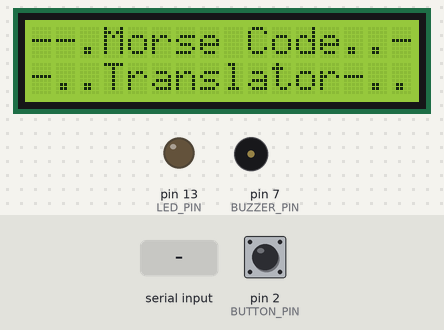
Bench run of a sketch on a simulated Arduino Uno, built with avr-gcc and run on an emulated ATmega328P. On the bench: 16×2 character LCD, output pins drawn as LEDs (lit = HIGH), buzzer (waves = sounding, pin HIGH). The test bench sets the inputs (shaded band); at power-on: pin 2 (BUTTON_PIN) HIGH. Random numbers use the default seed unless the sketch sets one.

Above: at 1.8 s.
At 5.5 s:
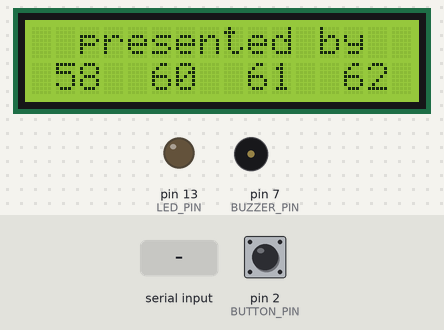
10.7 s: "." received over Serial
At 17.9 s:
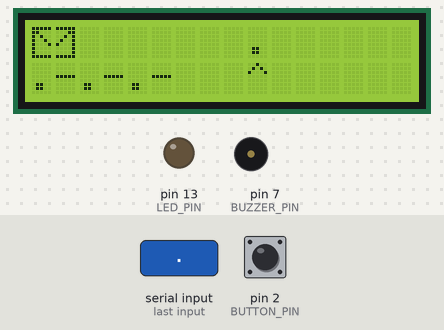
At 19.9 s:
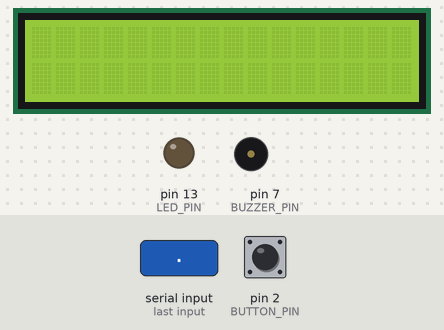
Timing chart, 0 to 21.4 s (numbered marks = the images above; inputs shaded):
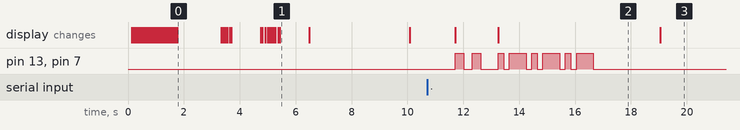

Measured:
- after the input at 10.7 s, pin 13 (LED_PIN), pin 7 (BUZZER_PIN): LOW → HIGH after 1.0 s, → LOW 0.30 s later, → HIGH 0.30 s later, → LOW 0.30 s later, … (16 changes in this stretch); the display: first changes after 1.0 s (image 2 shows a later state)
- what the display in image 0 shows lasts 1.5 s, from 1.8 s to 3.3 s
- what the display in image 1 shows lasts 1.1 s, from 5.4 s to 6.5 s

The sketch:

morse.ino
```cpp
/**
 * @file morse.ino
 * @brief Arduino sketch for a morse code translator machine.
 *
 * This sketch listens and measures the hold time of the input button and
 * translates the inputs to dots and dashes based on the hold time, and then
 * translates the morse input to decoded ASCII character based on the
 * International Morse Code standard. The sketch also contains a morse code
 * encoder which listens to ASCII string inputs from Serial Monitor and then
 * convert the input to morse code format. These two operations makes use of
 * an LCD display, push button and a buzzer (piezo speaker).
 *
 * @details This code is intended to demonstrate a morse code translator
 * which is similar to the Telegraph system back in the days.
 */
#include <LiquidCrystal_I2C.h>

/** The I2C address of the LCD display module in the I2C circuit */
#define LCD_DISPLAY_I2C_ADDR 0x27
/** Currently supported number of characters for the morse code translation */
#define CHARSET_LENGTH 54
/** The time delay in ms which is considered as one unit of morse input time */
#define UNIT_DELAY 200
/** The LCD module's line length */
#define LCD_LINE_LENGTH 16

/** A placeholder characters for invalid morse codes or non-printable characters */
const char INVALID_CHARACTER = '?';

/** Digital pin connected to the buzzer */
const int BUZZER_PIN = 7;
/** Digital pin connected to the button */
const int BUTTON_PIN = 2;
/** Digital pin connected to the 5mm LED */
const int LED_PIN = LED_BUILTIN;
/** The I2C LCD Display controller */
LiquidCrystal_I2C display(LCD_DISPLAY_I2C_ADDR, LCD_LINE_LENGTH, 2);

/** Maximum number of characters that can be entered to as morse inputs */
const int MAX_INPUT_BUFFER_LENGTH = 7;
/** Placeholder empty buffer to be printed for invalid characters */
const char EMPTY[MAX_INPUT_BUFFER_LENGTH + 1] = {32, 32, 32, 32, 32, 32, 32, 0};
/** Input buffer where the morse input is stored */
char INPUT_BUFFER[MAX_INPUT_BUFFER_LENGTH + 1] = {32, 32, 32, 32, 32, 32, 32, 0};
/** Output buffer where the morse output is stored */
char OUTPUT_BUFFER[LCD_LINE_LENGTH];

/** Custom character 1 (envelope-left) for fancy LCD outputs */
uint8_t ENVELOPE_LEFT[8] = {0x1f, 0x18, 0x14, 0x12, 0x11, 0x10, 0x10, 0x1f};
/** Custom character 2 (envelope-right) for fancy LCD outputs */
uint8_t ENVELOPE_RIGHT[8] = {0x1f, 0x03, 0x05, 0x09, 0x11, 0x01, 0x01, 0x1f};

/** Stores information about whether the button is being holded */
bool isHolding = false;
/** The moment in uptime when the holding started */
unsigned long holdStart;
/** The moment in uptime when the holding stopped */
unsigned long releaseStart;
/** Stores information about the time when the last event was taken place */
unsigned long lastEvent;
/** Variable to correctly manage the morse inputs */
char position = 0;

/** Stores information about morse input parts that got updated */
bool partUpdated = true;
/** Stores information about morse input letters that got updated */
bool letterUpdated = true;
/** Stores information about morse input words that got updated */
bool wordUpdated = true;

/**
 * Mapping of Morse code sequences to the corresponding decoded characters
 * as defined by the International Morse Code. Only the characters supported
 * by the Liquid Crystal Display are included in the mapping as the others
 * would not be properly rendered on to the display.
 */
const char *MORSE_CODES[CHARSET_LENGTH][2] = {
    // LETTERS
    {".-     ", "A"},
    {"-...   ", "B"},
    {"-.-.   ", "C"},
    {"-..    ", "D"},
    {".      ", "E"},
    {"..-.   ", "F"},
    {"--.    ", "G"},
    {"....   ", "H"},
    {"..     ", "I"},
    {".---   ", "J"},
    {"-.-    ", "K"},
    {".-..   ", "L"},
    {"--     ", "M"},
    {"-.     ", "N"},
    {"---    ", "O"},
    {".--.   ", "P"},
    {"--.-   ", "Q"},
    {".-.    ", "R"},
    {"...    ", "S"},
    {"-      ", "T"},
    {"..-    ", "U"},
    {"...-   ", "V"},
    {".--    ", "W"},
    {"-..-   ", "X"},
    {"-.--   ", "Y"},
    {"--..   ", "Z"},
    // NUMBERS
    {".----  ", "1"},
    {"..---  ", "2"},
    {"...--  ", "3"},
    {"....-  ", "4"},
    {".....  ", "5"},
    {"-....  ", "6"},
    {"--...  ", "7"},
    {"---..  ", "8"},
    {"----.  ", "9"},
    {"-----  ", "0"},
    // PUNCTUATIONS
    {".-.-.- ", "."},
    {"--..-- ", ","},
    {"..--.. ", "?"},
    {".----. ", "'"},
    {"-..-.  ", "/"},
    {"-.--.  ", "("},
    {"-.--.- ", ")"},
    {"---... ", ":"},
    {"-...-  ", "="},
    {".-.-.  ", "+"},
    {"-....- ", "-"},
    {".-..-. ", "\""},
    {".--.-. ", "@"},
    // SPECIAL CHARACTERS (NON-STANDARD PUNCTUATIONS)
    {"-.-.-- ", "!"},
    {".-...  ", "&"},
    {"-.-.-. ", ";"},
    {"..--.- ", "_"},
    {"...-..-", "$"},
};

/**
 * @brief Setup the connected components.
 *
 * The setup function ensures that all the components are ready
 * to be used, is in the right I/O pin mode and also resets their
 * states to the initial states.
 */
void setup()
{
  // For debugging purposes and the current implementation of
  // the decoder, Serial Monitor is required.
  Serial.begin(9600);

  // Set the pins to the right I/O modes.
  pinMode(BUZZER_PIN, OUTPUT);
  pinMode(BUTTON_PIN, INPUT_PULLUP);
  pinMode(LED_PIN, OUTPUT);

  // Prepare the Liquid Crystal Display.
  display.init();
  display.backlight();
  display.createChar(0, ENVELOPE_LEFT);
  display.createChar(1, ENVELOPE_RIGHT);

  // Reset the states of the components and variables.
  digitalWrite(BUZZER_PIN, LOW);
  digitalWrite(LED_PIN, LOW);
  digitalWrite(BUTTON_PIN, HIGH);
  display.clear();
  lastEvent = millis();

  // Show the startup animation before going into loop.
  showStartupAnimation();
}

/**
 * Get the decoded character of the given Morse code sequence.
 *
 * @param morse The Morse code sequence to be decoded.
 * @return The decoded character.
 */
char getCharacter(char morse[])
{
  for (int i = 0; i < CHARSET_LENGTH; i++)
    if (strcmp(MORSE_CODES[i][0], morse) == 0)
      return MORSE_CODES[i][1][0];
  return INVALID_CHARACTER;
}

/**
 * Get the encoded Morse code sequence of the given character.
 *
 * @param morse The character to be encoded.
 * @return The Morse code sequence of the character.
 */
char *getMorseSequence(char c)
{
  if (c >= 97 && c <= 122)
    c -= 32;
  for (int i = 0; i < CHARSET_LENGTH; i++)
    if (MORSE_CODES[i][1][0] == c)
      return MORSE_CODES[i][0];
  return EMPTY;
}

/**
 * Convenience function for filling an character array with a given character.
 *
 * @param destination Pointer to the character array to be filled.
 * @param character The character to be filled with.
 * @param maxLength The maximum length the character needs to be filled.
 * @param from The index to be filled from.
 */
void fillChar(char *destination, char character, int maxLength, int from = 0)
{
  for (int i = from; i < maxLength; i++)
    *(destination + i) = character;
}

/**
 * Convenience function for printing a string character by character onto
 * the Liquid Crystal Display to the given line from the given column.
 *
 * @param str String to be printed.
 * @param delayMs The delay between printing the characters.
 * @param line The line the string to be printed to.
 * @param indent The column the string should start printing from.
 * @param reverse If the direction need to be reverted.
 */
void printCharByChar(char *str, int delayMs, int x, int y, bool reverse = false)
{
  int length = strlen(str);
  for (int i = reverse ? length - 1 : 0; reverse ? i >= 0 : i < length; i += reverse ? -1 : 1)
  {
    display.setCursor(x + i, y);
    display.print(str[i]);
    delay(delayMs);
  }
}

/**
 * The cool startup animation showing the name and group information
 * of the project.
 */
void showStartupAnimation()
{
  // Reset the random seed and print random dots and dashes,
  // representing the Morse code.
  randomSeed(analogRead(0));
  for (int i = 0; i < LCD_LINE_LENGTH; i++)
  {
    printStringAt(i, 0, random(10) > 5 ? "." : "-");
    printStringAt(LCD_LINE_LENGTH - 1 - i, 1, random(10) > 5 ? "." : "-");
    delay(40);
  }

  printCharByChar("Morse Code", 50, 3, 0);
  printCharByChar("Translator", 50, 3, 1, true);
  delay(1500);
  display.clear();

  printStringAt(2, 0, "presented by");
  printCharByChar("Group 15", 50, 4, 1);
  delay(1000);
  printCharByChar("58  60  61  62", 50, 1, 1, true);
  delay(1000);

  display.clear();
}

/**
 * Play the buzzer for the given duration.
 * @param duration The duration of the beep.
 * @param afterDelay The time needed to wait after beeping.
 */
void playBuzzer(int duration, int afterDelay = 0)
{
  digitalWrite(BUZZER_PIN, HIGH), digitalWrite(LED_PIN, HIGH);
  delay(duration);
  digitalWrite(BUZZER_PIN, LOW), digitalWrite(LED_PIN, LOW);
  if (afterDelay != 0)
    delay(afterDelay);
}

/**
 * Checks for the state of the Serial Monitor each time and see
 * if there are any inputs from there. If so, encode the input text
 * into Morse code sequences and read it out loud.
 *
 * If there are no inputs from Serial Monitor, then go to decoding
 * mode and listen for button inputs of dots and dashes and decode
 * the input sequences to characters according to the International
 * Morse codes standards.
 */
void loop()
{
  // ENCODER
  // Listens for Serial monitor and encodes each characters to
  // Morse code sequences and buzz them out loud.
  if (Serial.available())
  {
    String input = Serial.readString();
    input.trim();      // Trim the input to sanitize it.
    if (input[0] != 0) // Check if there is actually an input.
    {
      digitalWrite(BUZZER_PIN, LOW), digitalWrite(LED_PIN, LOW);
      display.clear(), display.backlight(); // Make sure the display is on.
      printEnvelopeIcon(0, 0), display.print(" New message!");
      playBuzzer(300, 300), playBuzzer(300, 600); // Notification beep
      display.clear();
      printEnvelopeIcon(0, 0);
      printStringAt(9, 1, "^");

      // Setup the preview string.
      const int OFFSET = 6;
      char previewBuffer[13];
      char filtered[OFFSET + input.length() + OFFSET];
      fillChar(filtered, ' ', OFFSET, 0);
      for (int i = 0; i < input.length(); i++)
      {
        char character = input.charAt(i);
        filtered[i + OFFSET] = character >= 32 && character <= 125 ? character : INVALID_CHARACTER;
      }
      fillChar(filtered, ' ', OFFSET + input.length() + OFFSET, input.length() + OFFSET);

      // Print, update the preview string buffer each time a character is printed.
      for (int i = 0; i < input.length(); i++)
      {
        for (int j = 0; j < 13; j++)
          previewBuffer[j] = filtered[j + i];
        printStringAt(3, 0, previewBuffer);
        char *morse = getMorseSequence(filtered[i + OFFSET]);
        printStringAt(0, 1, morse);
        for (int j = 0; j < MAX_INPUT_BUFFER_LENGTH; j++)
        {
          if (morse[j] == ' ')
            break;
          playBuzzer((morse[j] == '.' ? 1 : 3) * UNIT_DELAY, UNIT_DELAY);
        }
        delay((morse[0] == ' ' ? 3 : 1) * UNIT_DELAY);
      }

      delay(2000); // wait a second before clearing the screen.
      display.clear();
      printStringAt(0, 1, OUTPUT_BUFFER); // restore the previous output
      lastEvent = millis();
    }
  }

  // DECODER
  // Depending on the time the button is being holded, translate the
  // input to dots and dashes and based on the time the button is not
  // holded separate the morse sequence characters, letters, and words.
  // Update the output on the Liquid Crystal Display according to the
  // updates made.
  int isButtonPressed = digitalRead(BUTTON_PIN) == LOW;

  // NOTE: The if-else-if cases are listed as different real life cases.
  // That is why they are not nested accordingly.

  // CASE 1: Started holding the button.
  if (isButtonPressed && !isHolding)
  {
    display.backlight();
    isHolding = true, holdStart = millis(), lastEvent = millis();
    digitalWrite(BUZZER_PIN, HIGH), digitalWrite(LED_PIN, HIGH);
  }
  // CASE 2: The button is still being hold.
  // According to the hold time update the input buffer.
  else if (isButtonPressed && isHolding)
  {
    releaseStart = millis();
    unsigned long holdTime = releaseStart - holdStart;
    // If the button is holded for more than 3 seconds, clear the screen
    // and clear the input/output array buffers.
    if (holdTime > 3'000)
    {
      fillChar(INPUT_BUFFER, ' ', MAX_INPUT_BUFFER_LENGTH);
      fillChar(OUTPUT_BUFFER, '\0', LCD_LINE_LENGTH);
      digitalWrite(BUZZER_PIN, LOW), digitalWrite(LED_PIN, LOW);
      display.clear();
      partUpdated = true, letterUpdated = true, wordUpdated = true;
    }
    // Otherwise, update the input buffer and print it.
    else
    {
      INPUT_BUFFER[position] = holdTime < 2 * UNIT_DELAY ? '.' : '-';
      partUpdated = false, letterUpdated = false, wordUpdated = false;
      printStringAt(0, 0, INPUT_BUFFER);
    }
    lastEvent = millis();
  }
  // CASE 3: Stopped holding the button.
  else if (!isButtonPressed && isHolding)
  {
    isHolding = false, releaseStart = millis(), lastEvent = millis();
    digitalWrite(BUZZER_PIN, LOW), digitalWrite(LED_PIN, LOW);
  }
  // CASE 4: The button is not pressed. The device is idle.
  // Decode, separate, or go to idle mode.
  else if (!isButtonPressed && !isHolding)
  {
    unsigned long releaseTime = millis() - releaseStart;
    // Disable screen backlight, if no actions have been made in the last 10s.
    if (millis() - lastEvent > 10000)
    {
      display.noBacklight();
    }
    // Dot:
    else if (releaseTime < 3 * UNIT_DELAY && !partUpdated)
    {
      position = position + 1 == MAX_INPUT_BUFFER_LENGTH ? 0 : position + 1;
      if (position == 0)
      {
        appendWithShift(OUTPUT_BUFFER, getCharacter(INPUT_BUFFER));
        printStringAt(0, 0, INPUT_BUFFER), printStringAt(0, 1, OUTPUT_BUFFER);
        letterUpdated = true;
        fillChar(INPUT_BUFFER, ' ', MAX_INPUT_BUFFER_LENGTH);
      }
      partUpdated = true;
    }
    // Dash:
    else if (releaseTime >= 3 * UNIT_DELAY && releaseTime < 7 * UNIT_DELAY && !letterUpdated)
    {
      appendWithShift(OUTPUT_BUFFER, getCharacter(INPUT_BUFFER));
      printStringAt(0, 0, INPUT_BUFFER), printStringAt(0, 1, OUTPUT_BUFFER);
      letterUpdated = true, position = 0;
      fillChar(INPUT_BUFFER, ' ', MAX_INPUT_BUFFER_LENGTH);
    }
    // Separate word:
    else if (releaseTime >= 7 * UNIT_DELAY && !wordUpdated)
    {
      // Only separate words (add spaces) only if there have been changes to input buffer.
      if (strlen(OUTPUT_BUFFER) > 0 && OUTPUT_BUFFER[strlen(OUTPUT_BUFFER) - 1] != ' ')
      {
        appendWithShift(OUTPUT_BUFFER, ' ');
      }
      wordUpdated = true, position = 0;
      fillChar(INPUT_BUFFER, ' ', MAX_INPUT_BUFFER_LENGTH);
    }
  }
}

/**
 * Append the supplement to the given character array. The defined LCD
 * line length the limit of the content. If adding the supplement hits the
 * length limit, then shift the content and then append.
 *
 * @param content The character array to be modified.
 * @param supplement The character to be added to the content.
 *
 * @return The modified array.
 */
char *appendWithShift(char content[], char supplement)
{
  if (strlen(content) > LCD_LINE_LENGTH)
  {
    for (int i = 0; i < LCD_LINE_LENGTH; i++)
      content[i] = i + 1 != LCD_LINE_LENGTH ? content[i + 1] : supplement;
  }
  else
    content[strlen(content)] = supplement;
  return content;
}

/**
 * Print the envelope icon to the LCD using the pre-defined custom
 * characters.
 *
 * @param x The column
 * @param y The line
 */
void printEnvelopeIcon(short x, short y)
{
  display.setCursor(x, y);
  display.write(0);
  display.write(1);
}

/**
 * Print the string at given coordinates.
 *
 * @param x The column
 * @param y The line
 * @param str The string to be printed
 */
void printStringAt(short x, short y, char *str)
{
  display.setCursor(x, y);
  display.print(str);
}
```
